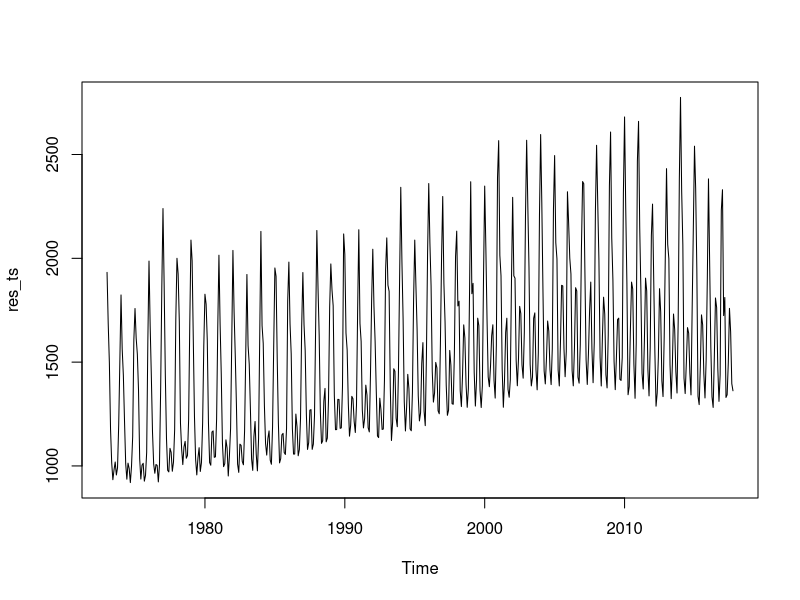
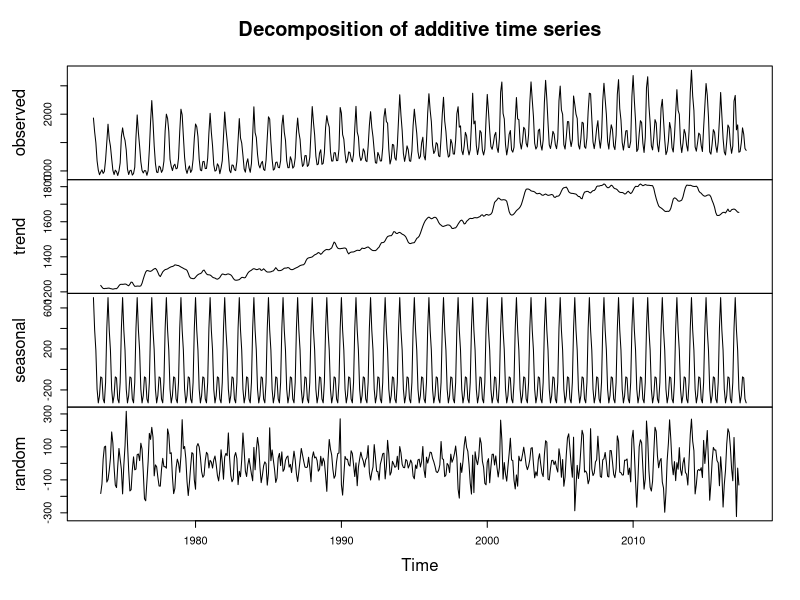
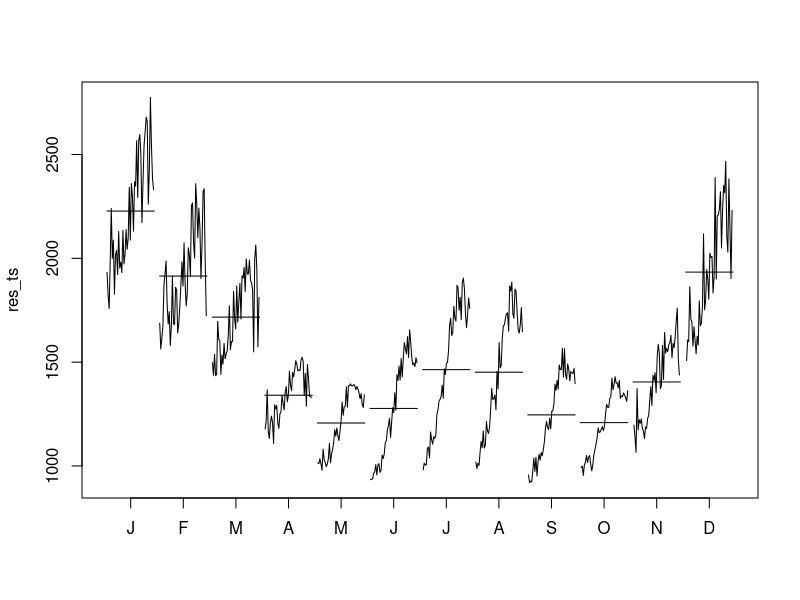
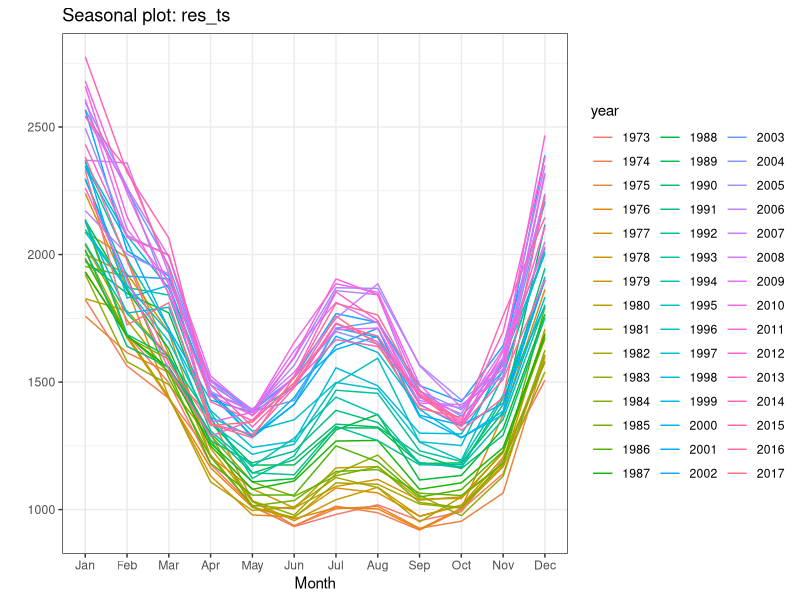
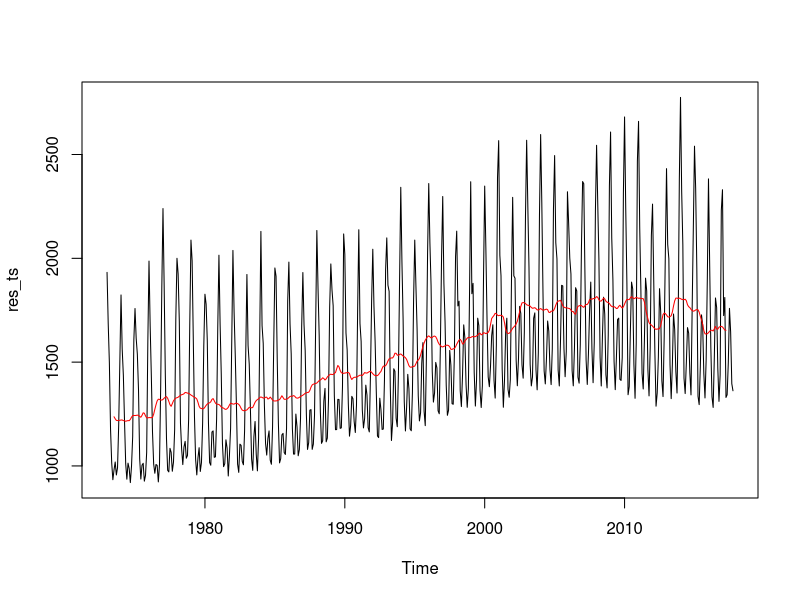
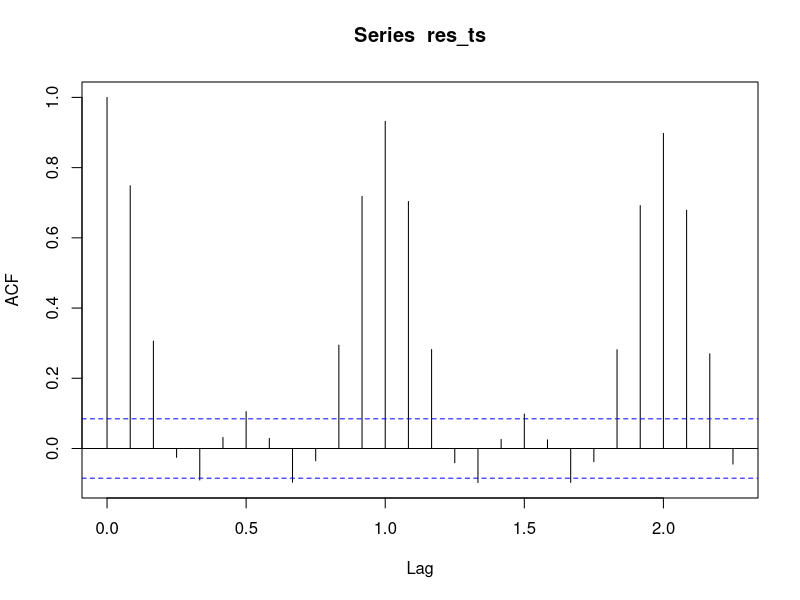
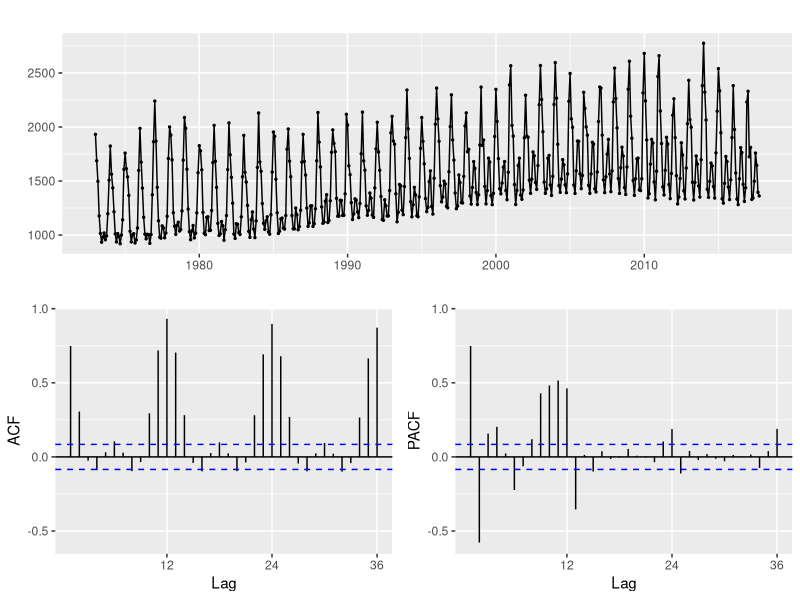
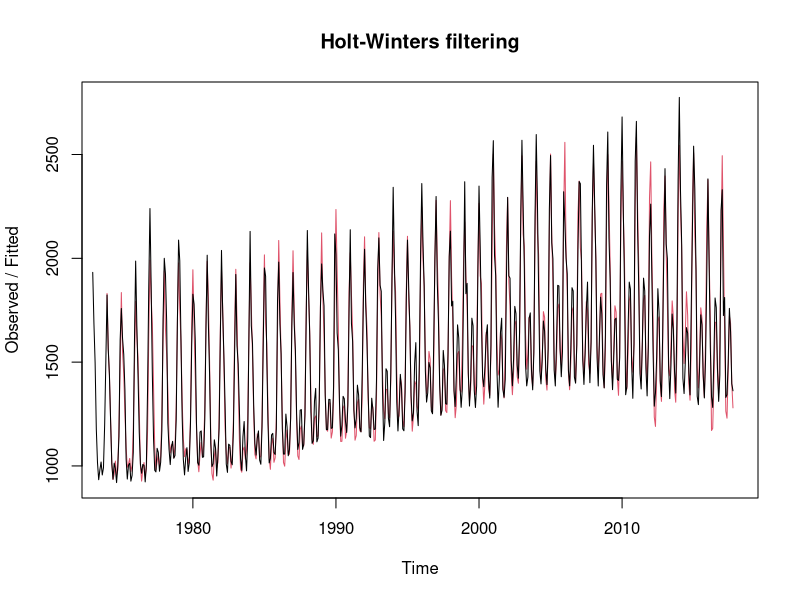

The R source for these figures, in order:
## ---- chunk 1
knitr::opts_chunk$set(echo = TRUE)
## ---- chunk 2


library(tidyverse)
library(forecast)
library(tseries)

## ---- chunk 3

energy <- read_csv("energy.csv")
class(energy)

## ---- chunk 4

res_ts <- ts(energy$res_total, frequency = 12, start = c(1973,1)) #frequency = 12 means months/year
#res_ts
class(res_ts) #should be ts data

## ---- chunk 5

plot(res_ts)

## ---- chunk 6

res_dc <- decompose(res_ts)
plot(res_dc)

## ---- chunk 7

monthplot(res_ts)

## ---- chunk 8

ggseasonplot(res_ts) +
  theme_bw()

## ---- chunk 9

sma_res <- ma(res_ts, order = 12) #calculates moving average
plot(res_ts)
lines(sma_res, col = "red")

## ---- chunk 10
#basic

acf(res_ts)

#gg way

ggtsdisplay(res_ts)

## ---- chunk 11

adf_res <- adf.test(res_ts) #based in outcome (p < 0.01, retain the alternative that the data ARE stationary)
adf_res

## ---- chunk 12

res_hw <- HoltWinters(res_ts) 
plot(res_hw)

res_forecast <- forecast(res_hw, h = 120) #120 means 120 months 
plot(res_forecast)

hist(res_forecast$residuals)

## ---- chunk 13

res_pdq <- auto.arima(res_ts)

res_pdq

## ---- chunk 14

res_arima <- arima(res_ts, order = c(1,0,2), seasonal = list(order = c(0,1,1)))

## ---- chunk 15

par(mfrow = c(1,2))
hist(res_arima$residuals)
qqnorm(res_arima$residuals)

## ---- chunk 16

forecast_res <- forecast(res_arima, h = 60)
plot(forecast_res)

#if I want to conver the information to adata frame (eg. for ggplotting), then I can do that by : 

res_df <- data.frame(forecast_res)


